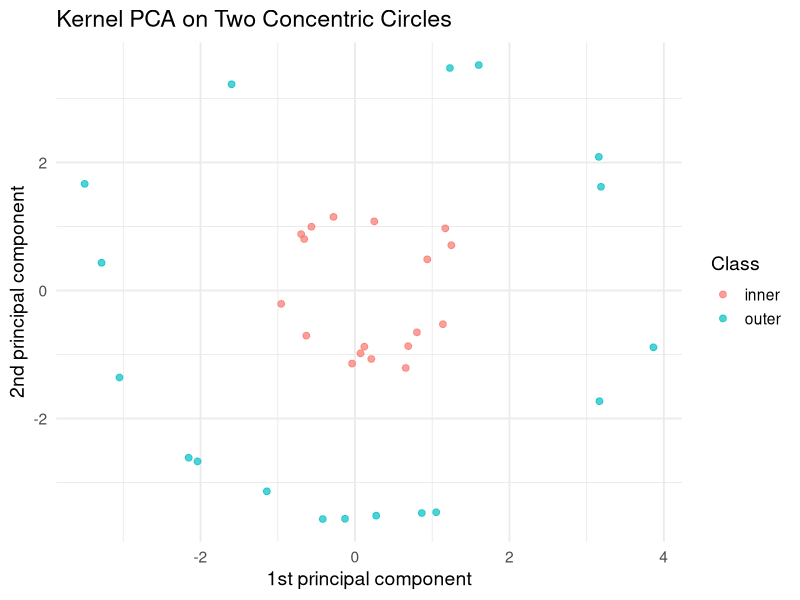

Write R code to recreate this figure.
# Required packages
# install.packages(c("ggplot2", "dplyr", "caret", "kernlab"))
library(ggplot2)
library(dplyr)
library(caret)
library(kernlab)

set.seed(42)

# ---- Manual two-circle generator (make_circles-style) ----
n_samples   <- 150
ring_factor <- 0.3  # 'factor' is a base R function; use a different name
noise       <- 0.04

half <- n_samples / 2
theta_outer <- runif(half, 0, 2*pi)
theta_inner <- runif(half, 0, 2*pi)

r_outer <- 1.0 + rnorm(half, sd = noise)
r_inner <- ring_factor + rnorm(half, sd = noise)

X <- rbind(
  cbind(r_outer * cos(theta_outer), r_outer * sin(theta_outer)),
  cbind(r_inner * cos(theta_inner), r_inner * sin(theta_inner))
)
colnames(X) <- c("feature_1", "feature_2")
y <- factor(c(rep("outer", half), rep("inner", half)))

data <- as.data.frame(X) %>% mutate(class = y)

# ---- Train/test split (stratified) ----
set.seed(42)
idx <- createDataPartition(data$class, p = 0.75, list = FALSE)
train_data <- data[idx, ]
test_data  <- data[-idx, ]

# ---- Kernel PCA (RBF) on training set ----
# sigma controls the RBF width; 1/15 is a common starting point for unit-scale rings
set.seed(42)
kpca_model <- kpca(
  ~ .,
  data     = train_data[, c("feature_1", "feature_2")],
  kernel   = "rbfdot",
  kpar     = list(sigma = 1/15),
  features = 2
)

# ---- Project test set into KPCA space ----
test_features <- as.matrix(test_data[, c("feature_1", "feature_2")])
test_proj <- predict(kpca_model, test_features)

# ---- Plot KPCA embedding (white background) ----
plot_df <- data.frame(PC1 = test_proj[,1], PC2 = test_proj[,2], class = test_data$class)

p <- ggplot(plot_df, aes(PC1, PC2, color = class)) +
  geom_point(alpha = 0.7, size = 2) +
  labs(
    title = "Kernel PCA on Two Concentric Circles",
    x = "1st principal component", y = "2nd principal component", color = "Class"
  ) +
  theme_minimal(base_size = 14) +
  theme(
    panel.background = element_rect(fill = "white", color = NA),
    plot.background  = element_rect(fill = "white", color = NA),
    strip.background = element_rect(fill = "white", color = NA)
  )
